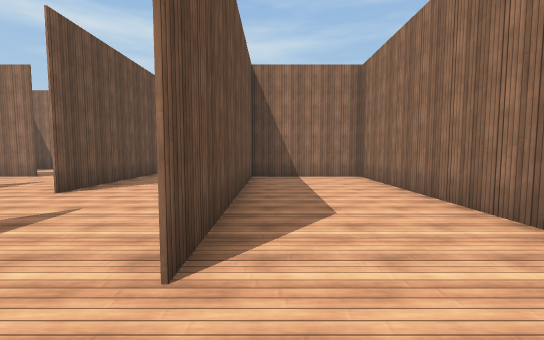
[1] (above)

18 first-person views from a walk through a scene from a Unity 3-D project. The camera is 1.4 m above the floor, tilts 4° down and sees 90° across. The floor is counted in squares, 2 m on a side. Each view is taken from the middle of a square. On the plan, view 1 faces up. The plan holds only what a view shows up to about 9 squares ahead; the rest is blank. Some animated figures are left out. Surface patterns are stand-ins for the level's own textures.

[2]
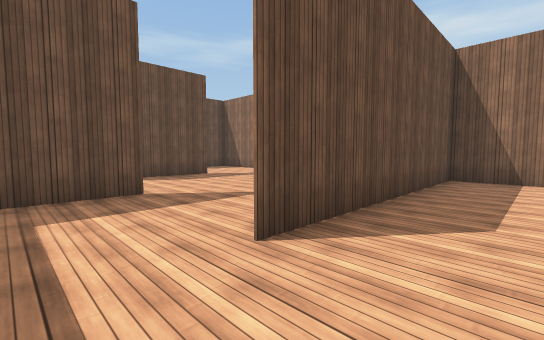

[3]
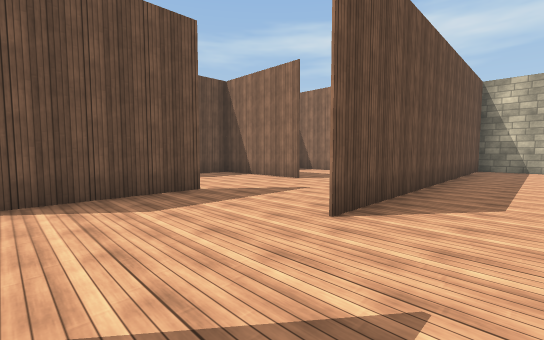

[4]
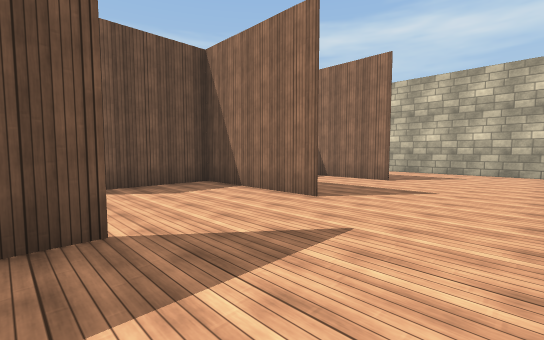

[5]
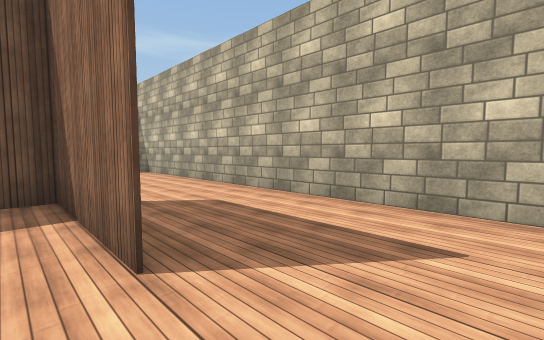

[6]
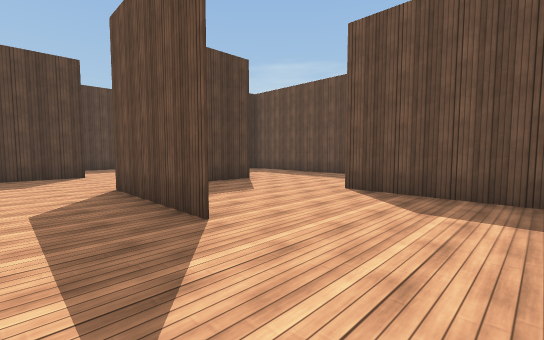

[7]
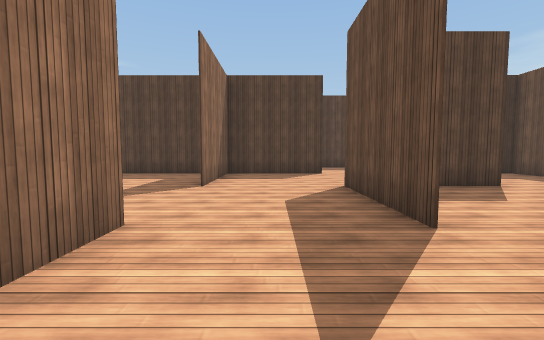

[8]
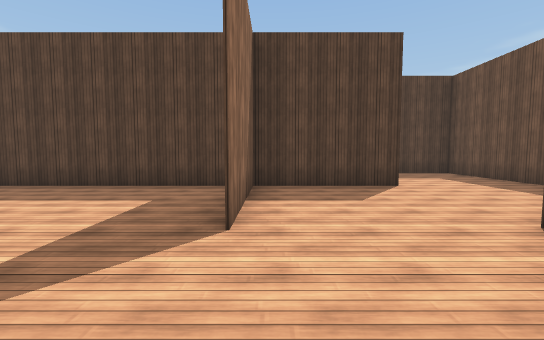

[9]
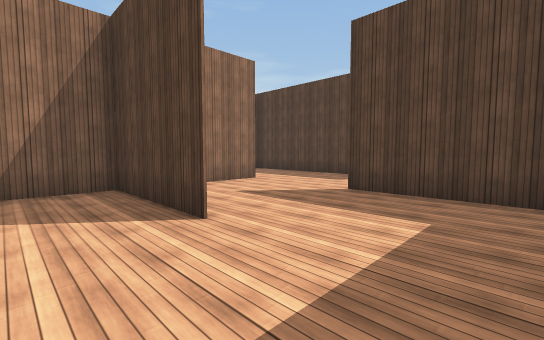

[10]
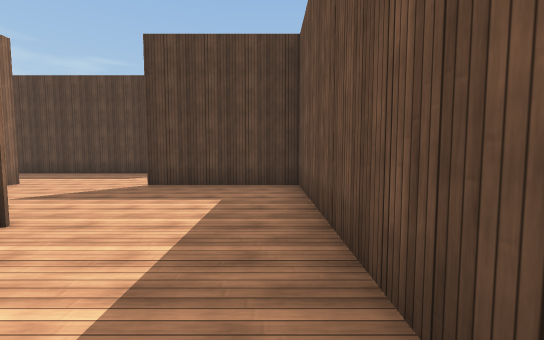

[11]
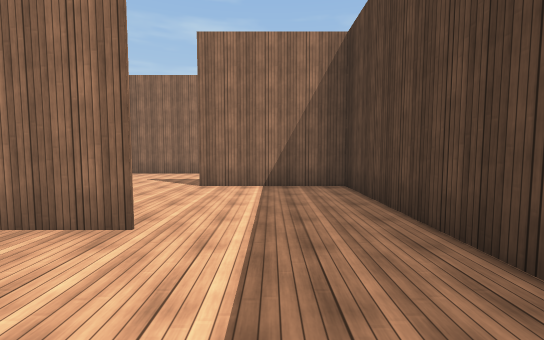

[12]
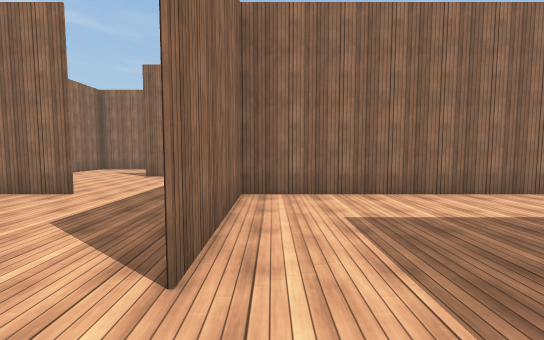

[13]
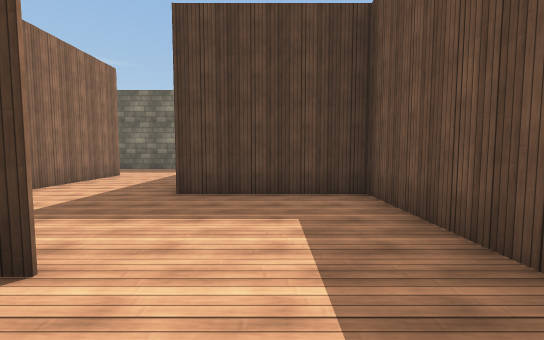

[14]
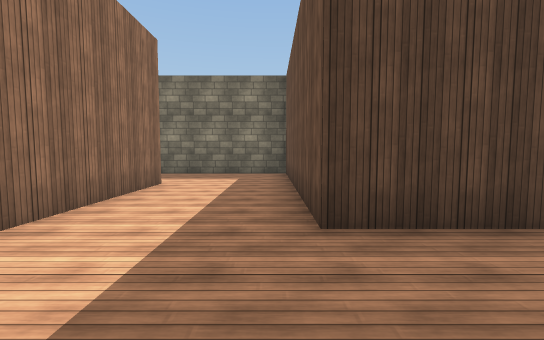

[15]
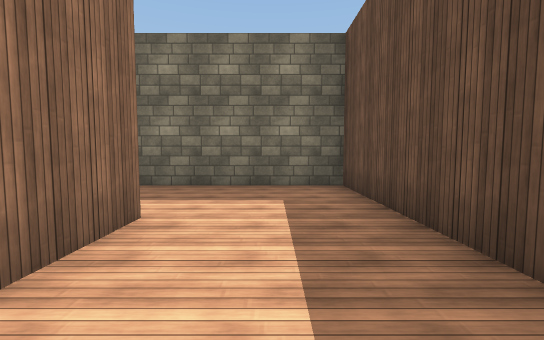

[16]
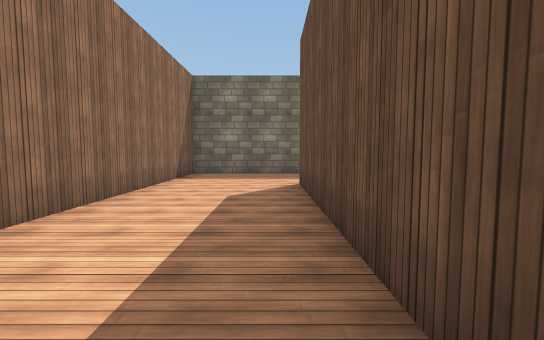

[17]
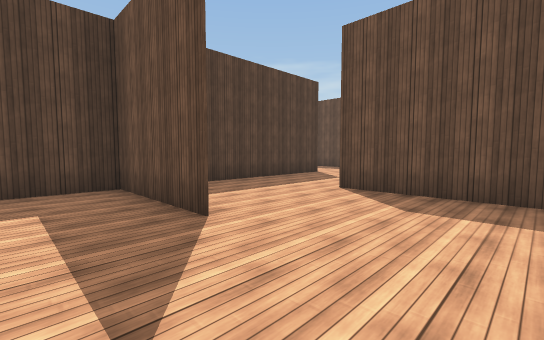

[18]
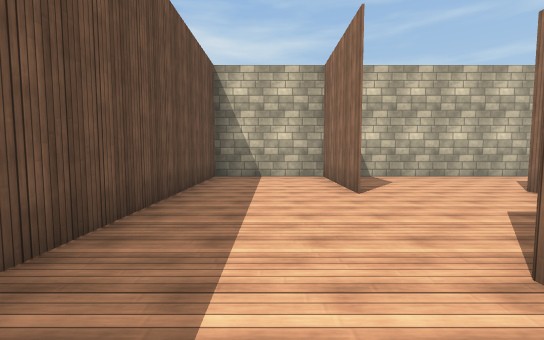

### Floor plan
Ten units are one square. View 1 is at (0, 0); x grows to the right and y downward. Boxes are objects, and circles mark ways between rooms. Rooms are numbered by the first view taken in them; rooms with no view inside come last. Other rooms are left out.
<svg viewBox="-105 -140 134 310">
<path fill="none" stroke="#000" d="M24 -24 24 -74 -5 -74 -5 -14M-14 15 15 15M-64 -46 -64 -15M-6 -104 -6 -135M-31 15 -14 15M-36 -135 -36 -44M-9 -135 -39 -135M-66 15 -36 15 -36 -18 -36 1M-65 -105 -96 -105 -96 -99M-36 49 -36 32M-96 -5 -96 45 -64 45M-68 75 -46 75M-96 75 -96 104 -64 104M-36 139 -36 75 -68 75M-36 85 -36 138M-64 104 -64 165 -6 165 -6 104M-5 45 -5 75M-36 19 -36 48M24 39 24 16M-6 75 -6 45M-46 75 11 75M-64 -74 -96 -74 -96 -44M-96 -16 -82 -16M-36 -44 -36 -58"/>
<circle cx="-10" cy="-5" r="3" fill="#2a7"/>
<circle cx="-60" cy="-5" r="3" fill="#2a7"/>
<circle cx="-50" cy="-40" r="3" fill="#2a7"/>
<circle cx="-55" cy="-70" r="3" fill="#2a7"/>
<circle cx="-40" cy="55" r="3" fill="#2a7"/>
<circle cx="-60" cy="85" r="3" fill="#2a7"/>
<text x="0" y="-30">1</text>
<text x="-30" y="-60">2</text>
<text x="-70" y="-90">3</text>
<text x="-70" y="30">4</text>
<text x="-80" y="80">5</text>
<text x="-30" y="120">6</text>
<text x="-10" y="40">7</text>
<text x="-80" y="-50">8</text>
</svg>
Room 1 opens to room 2. Room 2 opens to room 4. Room 2 opens to room 8. Room 3 opens to room 8. Room 4 opens to room 7. Room 5 opens to room 6.

Where each view was taken, in squares from view 1:
view 1: 0 up, 0 right, facing up
view 2: 0 up, 1 right, facing up-left
view 3: 2 up, 2 left, facing up-left
view 4: 4 up, 4 left, facing up-left
view 5: 10 up, 5 left, facing up-left
view 6: 7 up, 5 left, facing down-left
view 7: 7 up, 5 left, facing down
view 8: 4 up, 4 left, facing down
view 9: 0 up, 9 left, facing down-right
view 10: 1 up, 9 left, facing down
view 11: 6 down, 6 left, facing right
view 12: 8 down, 8 left, facing right
view 13: 6 down, 8 left, facing down
view 14: 8 down, 6 left, facing down
view 15: 11 down, 5 left, facing down
view 16: 8 down, 3 left, facing down
view 17: 2 down, 1 right, facing down-left
view 18: 6 up, 2 left, facing up
